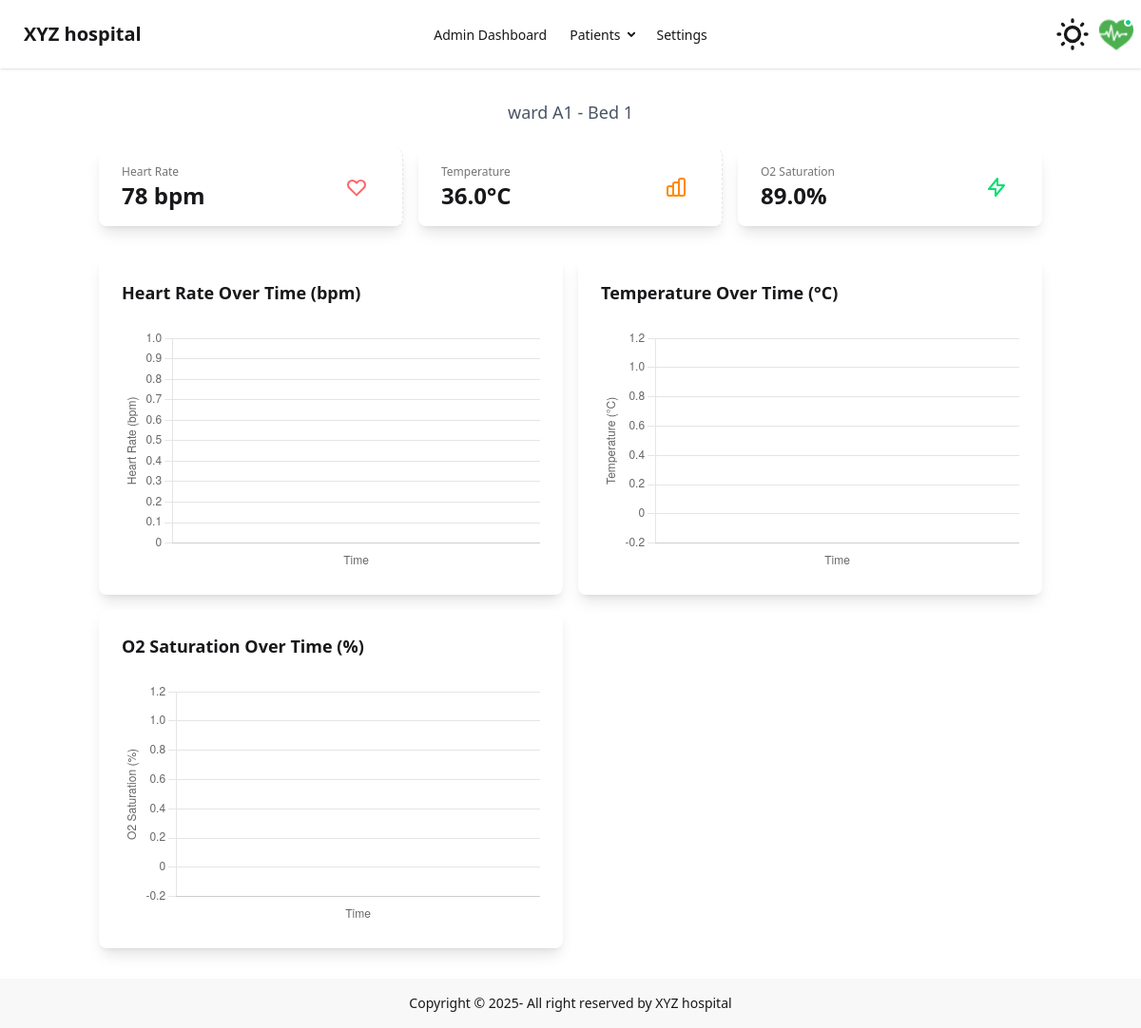
The page /patient/2/ (signed in) on the database as committed earlier.
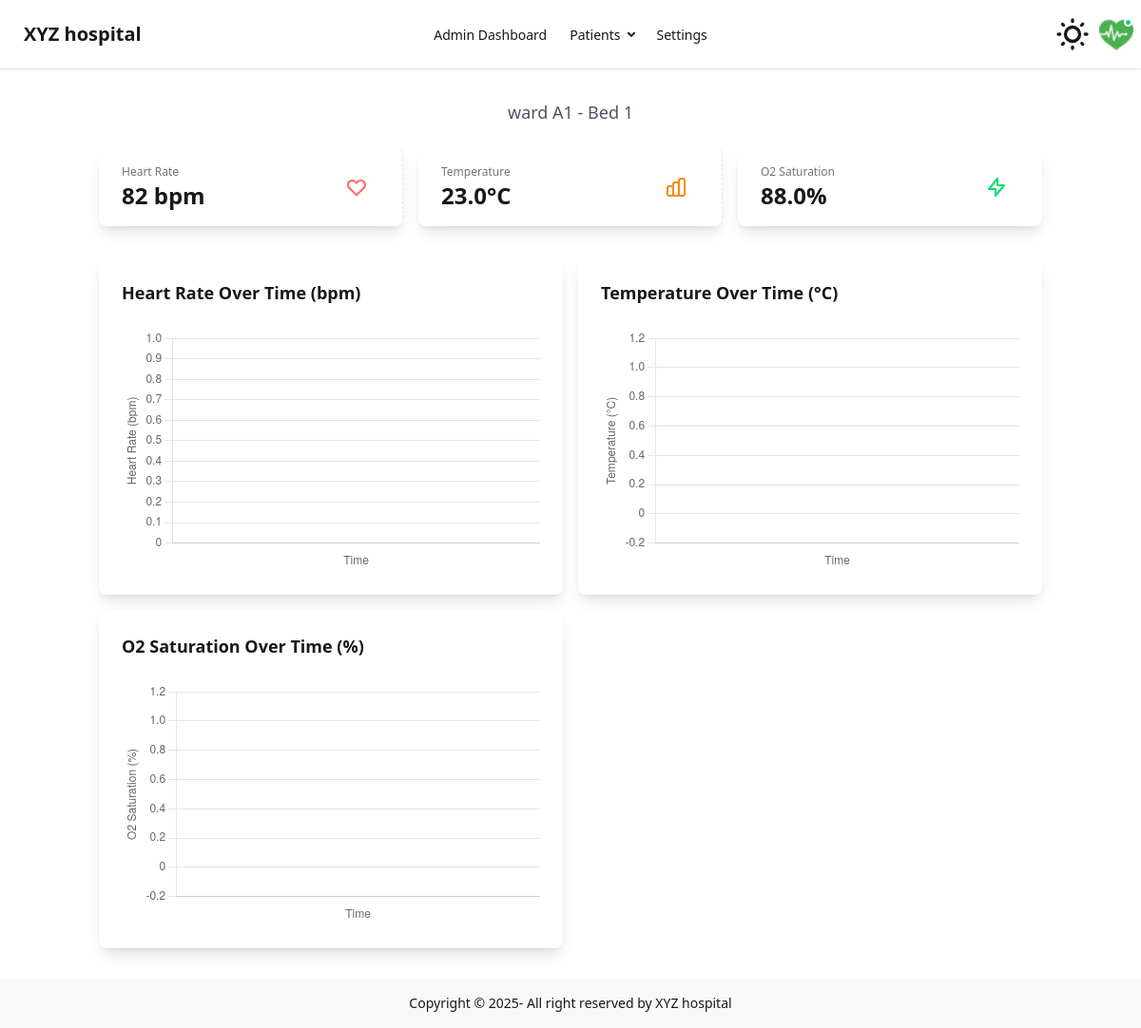
The same page on the database as committed later.
### data_management/models.py (models this page shows, shortened)
class PatientVitals(models.Model):
    patient = models.ForeignKey(Patient, on_delete=models.CASCADE)
    temperature = models.FloatField()
    heart_rate = models.IntegerField()
    oxygen_saturation = models.FloatField()
    timestamp = models.DateTimeField(auto_now_add=True)
    class Meta:
        verbose_name_plural = "Patient Vitals"
        ordering = ['-timestamp']

### data_management/views.py (the view)
# urls.py: path('patient/<int:patient_id>/', views.patient_details, name='patient_detail'),
def patient_details(request, patient_id):
    patient = get_object_or_404(Patient, pk=patient_id)
    latest_vitals = PatientVitals.objects.filter(patient=patient).order_by('-timestamp').first()
    context = {
        'patient': patient,
        'latest_vitals': latest_vitals,
    }
    return render(request, 'data_management/patient.html', context)

### templates/data_management/patient.html (shortened to what this page needs)
{% extends "data_management/layout/base.html" %}
{% block content %}
{% include "data_management/layout/navbar.html" %}
<div class="container mx-auto px-4">
    <div class="text-center mb-6">
        <p class="text-lg text-gray-600">
            {{ patient.ward.name }} -
            {% if patient.bed %}
                Bed {{ patient.bed.bed_number }}
            {% else %}
                No bed assigned
            {% endif %}
        </p>
    </div>
    <div
        hx-get="{% url 'patient-vitals-status' patient_id=patient.pk %}"
        hx-trigger="every 2s"
        hx-swap="innerHTML"
    >
        {% include "data_management/snippets/patient-vitals-status.html" %}
    </div>
    {% include "data_management/snippets/patient-vitals-charts.html" %}
</div>
{% include "data_management/layout/footer.html" %}
{% endblock content %}

### templates/data_management/snippets/patient-vitals-status.html (shortened to what this page needs)
<div class="grid grid-cols-1 md:grid-cols-3 gap-4 mb-8">
    {% if latest_vitals %}
    <div class="stat rounded-lg shadow-lg">
        <div class="stat-figure">
            <div class="w-12 h-12 rounded-full flex items-center justify-center text-red-400">
                <svg xmlns="http://www.w3.org/2000/svg" class="h-6 w-6" fill="none" viewBox="0 0 24 24" stroke="currentColor">
                    <path stroke-linecap="round" stroke-linejoin="round" stroke-width="2" d="M4.318 6.318a4.5 4.5 0 000 6.364L12 20.364l7.682-7.682a4.5 4.5 0 00-6.364-6.364L12 7.636l-1.318-1.318a4.5 4.5 0 00-6.364 0z" />
                </svg>
            </div>
        </div>
        <div class="stat-title">Heart Rate</div>
        <div class="stat-value text-2xl">{{ latest_vitals.heart_rate }} bpm</div>
    </div>
    <div class="stat rounded-lg shadow-lg">
        <div class="stat-figure">
            <div class="w-12 h-12 rounded-full flex items-center justify-center text-orange-400">
            </div>
        </div>
        <div class="stat-title">Temperature</div>
        <div class="stat-value text-2xl">{{ latest_vitals.temperature|floatformat:1 }}°C</div>
    </div>
    <div class="stat rounded-lg shadow-lg">
        <div class="stat-figure">
            <div class="w-12 h-12 rounded-full flex items-center justify-center text-green-400">
                <svg xmlns="http://www.w3.org/2000/svg" class="h-6 w-6" fill="none" viewBox="0 0 24 24" stroke="currentColor">
                    <path stroke-linecap="round" stroke-linejoin="round" stroke-width="2" d="M13 10V3L4 14h7v7l9-11h-7z" />
                </svg>
            </div>
        </div>
        <div class="stat-title">O2 Saturation</div>
        <div class="stat-value text-2xl">{{ latest_vitals.oxygen_saturation|floatformat:1 }}%</div>
    </div>
    {% else %}
    <div class="col-span-3 alert alert-warning">
        <span>No vital signs data available for this patient.</span>
    </div>
    {% endif %}
</div>

Rows that differ between the two databases and show on the page:
no longer on this page (row edited): PatientVitals: heart_rate "78", temperature "36.0", oxygen_saturation "89.0"
added PatientVitals: heart_rate "82", temperature "23.0", oxygen_saturation "88.0"
